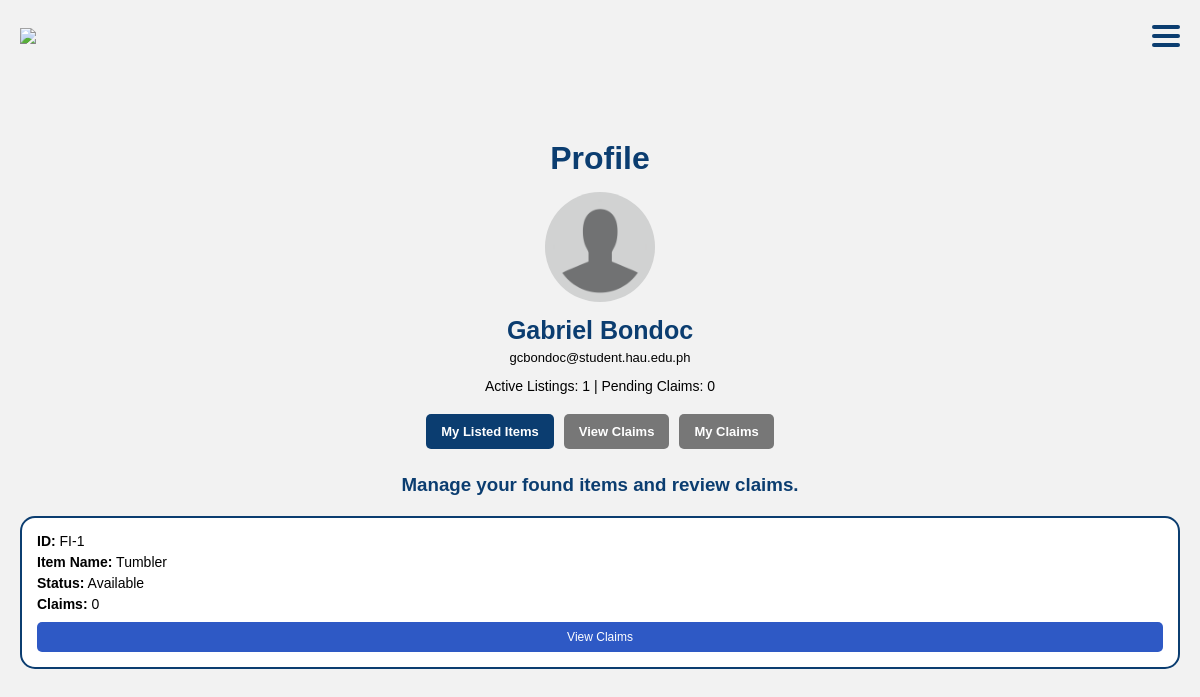
Page /profile.php (signed in) on the earlier database version.
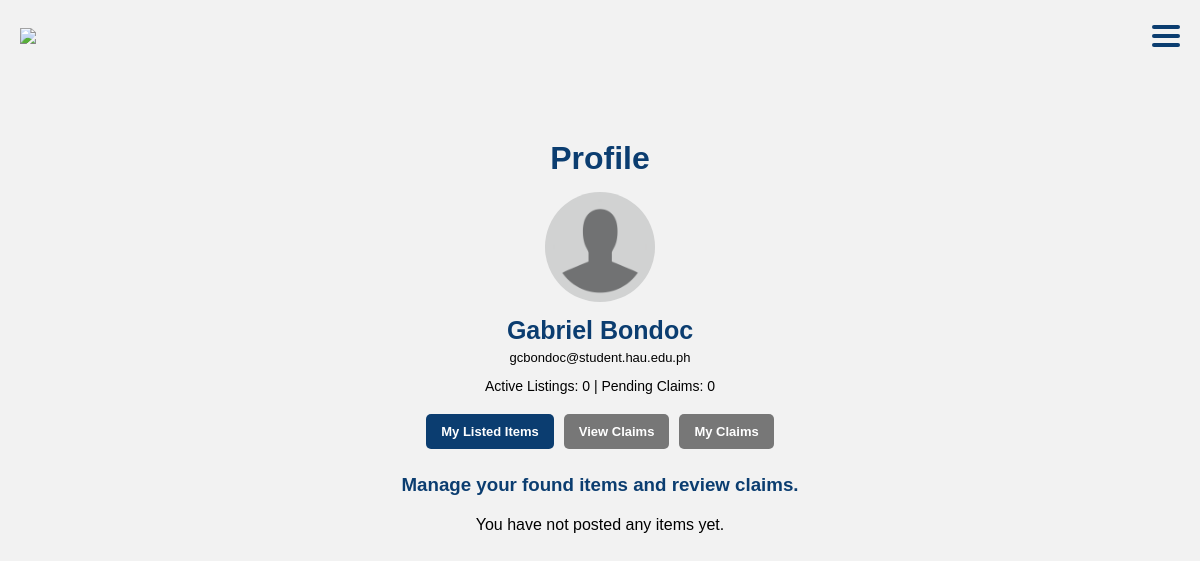
Same page on the later database version.
### tables this page shows
CREATE TABLE `users` (
  `ID` int(11) NOT NULL,
  `fullname` varchar(100) NOT NULL,
  `email` varchar(100) NOT NULL,
  `password` varchar(255) NOT NULL,
  `created_at` timestamp NOT NULL DEFAULT current_timestamp() ON UPDATE current_timestamp(),
  `role` enum('student','admin') DEFAULT 'student'
);

CREATE TABLE `items` (
  `id` int(11) NOT NULL,
  `item_name` varchar(100) NOT NULL,
  `category` varchar(100) NOT NULL,
  `description` text NOT NULL,
  `location_found` varchar(100) NOT NULL,
  `date_found` date NOT NULL,
  `image` varchar(255) NOT NULL,
  `posted_by` int(11) NOT NULL,
  `answer1` varchar(100) NOT NULL,
  `answer2` varchar(100) NOT NULL,
  `created_at` timestamp NOT NULL DEFAULT current_timestamp() ON UPDATE current_timestamp(),
  `status` varchar(50) NOT NULL DEFAULT 'available',
  `approval_status` varchar(20) DEFAULT 'pending'
);

### profile.php (the view, shortened to what this page needs)
<?php
include("config.php");
$user_id = $_SESSION['user_id'];
$user_query = mysqli_query($conn, "SELECT fullname, email FROM users WHERE ID='$user_id'");
$items_query = mysqli_query($conn,"
SELECT items.*,
(SELECT COUNT(*) FROM claims WHERE claims.item_id = items.id) AS total_claims
FROM items
WHERE posted_by='$user_id'
ORDER BY created_at DESC
");
$user = mysqli_fetch_assoc($user_query);
$activeListings_query = mysqli_query($conn,"
SELECT COUNT(*) as total
FROM items
WHERE posted_by='$user_id' AND status='available'
");
$activeListings = mysqli_fetch_assoc($activeListings_query)['total'];
$pendingClaims_query = mysqli_query($conn,"
SELECT COUNT(*) as total
FROM claims
JOIN items ON claims.item_id = items.id
WHERE items.posted_by='$user_id' AND claims.status='pending'
");
$pendingClaims = mysqli_fetch_assoc($pendingClaims_query)['total'];
?>
<!DOCTYPE html>
<html>
<head>
</head>
<body>
<header>
    <img src="image/logo.png" class="logo">
    <div class="hamburger" onclick="toggleMenu()">
        <div></div>
        <div></div>
        <div></div>
    </div>
</header>
<div class="container">
        <h1>Profile</h1>
<img src="image/user.png" class="profile-pic">
<div class="user-name"><?php echo $user['fullname']; ?></div>
<div class="user-email"><?php echo $user['email']; ?></div>
<div class="stats">
Active Listings: <?php echo $activeListings; ?> |
Pending Claims: <?php echo $pendingClaims; ?>
</div>
<div class="button-row">
    <a href="profile.php" class="primary-btn">My Listed Items</a>
    <a href="viewclaims.php" class="gray-btn">View Claims</a>
    <a href="myclaims.php" class="gray-btn">My Claims</a>
</div>
<h3>Manage your found items and review claims.</h3>
<?php if(mysqli_num_rows($items_query) > 0): ?>
<?php while($item = mysqli_fetch_assoc($items_query)): ?>
<div class="card">
<p><strong>ID:</strong> FI-<?php echo $item['id']; ?></p>
<p><strong>Item Name:</strong> <?php echo htmlspecialchars($item['item_name']); ?></p>
<p><strong>Status:</strong> <?php echo ucfirst($item['status']); ?></p>
<p><strong>Claims:</strong> <?php echo $item['total_claims']; ?></p>
<div class="card-buttons">
<a href="viewclaims.php?item_id=<?php echo $item['id']; ?>" class="view-btn">
View Claims
</a>
</div>
</div>
<?php endwhile; ?>
<?php else: ?>
<p style="text-align:center;margin-top:20px;">
You have not posted any items yet.
</p>
<?php endif; ?>
</body>
</html>

### profile.php (style rules this page uses)
* { margin:0; padding:0; box-sizing:border-box; font-family:Arial, sans-serif; }
body { background:#f2f2f2; }
header { position:fixed; top:0; left:0; width:100%; padding:20px; display:flex; justify-content:space-between; align-items:center; background:#f2f2f2; z-index:1000; }
.logo { width:150px; }
.hamburger { width:28px; cursor:pointer; }
.hamburger div { height:4px; background:#0b3d70; margin:5px 0; border-radius:2px; }
.profile-pic { width:110px; height:110px; border-radius:50%; object-fit:cover; margin-bottom:10px; }
.container { margin-top:120px; padding:20px; text-align:center; }
.user-name { font-weight:bold; color:#0b3d70; margin-bottom:5px; font-size:25px; }
.user-email { font-size:13px; margin-bottom:13px; }
.stats { margin-bottom:20px; font-size:14px; }
.button-row { display:flex; justify-content:center; gap:10px; margin-bottom:25px; }
.button-row a { padding:10px 15px; border-radius:5px; text-decoration:none; font-weight:bold; font-size:13px; }
.primary-btn { background:#0b3d70; color:white; }
.gray-btn { background:#777; color:white; }
h1 { text-align:center; color:#0b3d70; margin-bottom:15px; }
h3 { text-align:center; font-weight:bold; color:#0b3d70; margin-bottom:20px; }
.card { background:white; border:2px solid #0b3d70; border-radius:15px; padding:15px; margin-bottom:20px; text-align:left; }
.card p { margin-bottom:5px; font-size:14px; }
.card-buttons { display:flex; gap:10px; margin-top:10px; }
.card-buttons a { flex:1; padding:8px; text-align:center; border-radius:5px; font-size:12px; text-decoration:none; color:white; }
.view-btn { background:#2e59c5; }

Differences in the rows shown:
removed items: id "1", item_name "Tumbler", status "Available", total_claims "0"
Other differences:
$activeListings: "1" → "0"
text now shown: "You have not posted any items yet."
